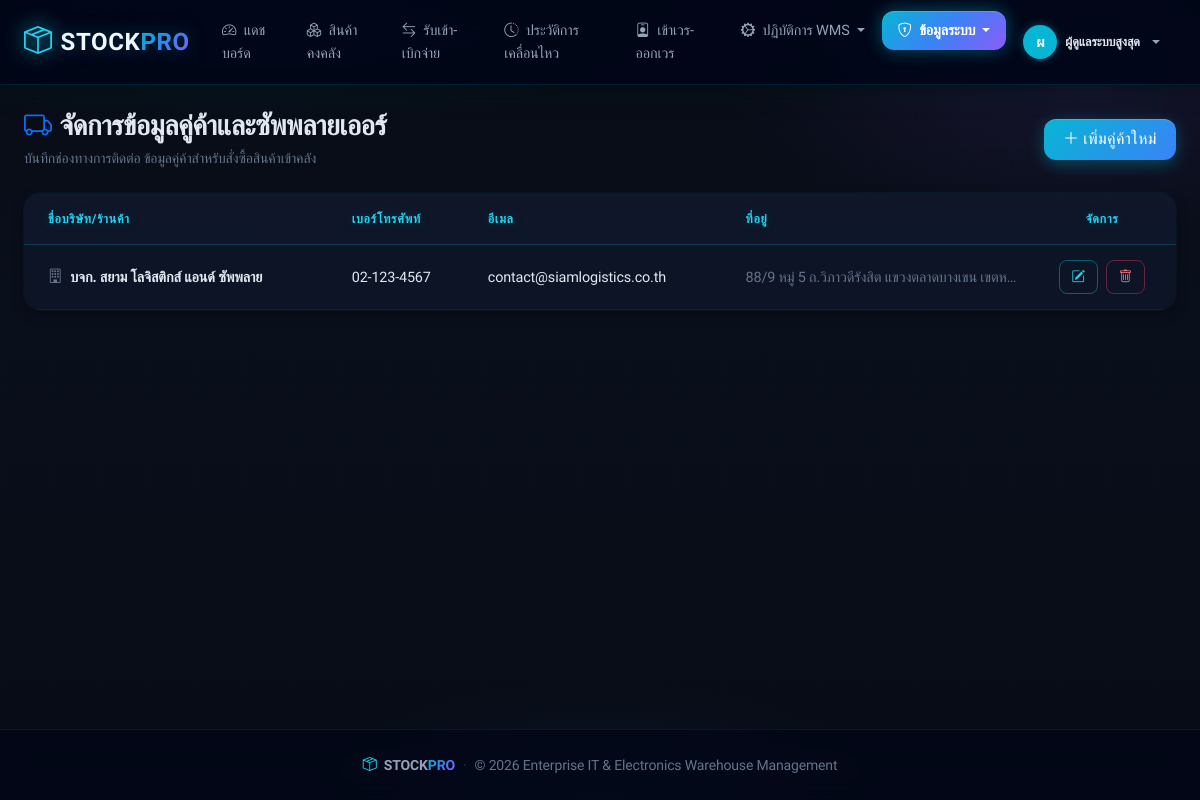
Page /suppliers.php (signed in) on the committed database.
### tables this page shows
CREATE TABLE IF NOT EXISTS `users` (
  `id` INT AUTO_INCREMENT PRIMARY KEY,
  `username` VARCHAR(50) NOT NULL UNIQUE,
  `password` VARCHAR(255) NOT NULL,
  `fullname` VARCHAR(100) NOT NULL,
  `bio` TEXT NULL,
  `phone` VARCHAR(30) NULL,
  `avatar_color` VARCHAR(20) NULL DEFAULT '#06b6d4',
  `avatar_path` VARCHAR(255) NULL,
  `role` ENUM('admin', 'staff') NOT NULL DEFAULT 'staff',
  `created_at` TIMESTAMP DEFAULT CURRENT_TIMESTAMP
);

CREATE TABLE IF NOT EXISTS `suppliers` (
  `id` INT AUTO_INCREMENT PRIMARY KEY,
  `name` VARCHAR(150) NOT NULL,
  `phone` VARCHAR(30) NULL,
  `email` VARCHAR(100) NULL,
  `address` TEXT NULL
);

### suppliers.php (the view, shortened to what this page needs)
<?php
require_once 'db.php';
$suppliers = $pdo->query("SELECT * FROM suppliers ORDER BY id DESC")->fetchAll();
require_once 'header.php';
?>
<div class="container-fluid px-lg-4 py-4">
    <div class="d-flex flex-column flex-md-row justify-content-between align-items-md-center mb-4 gap-3 page-header">
        <div>
            <h3 class="fw-bold mb-1"><i class="bi bi-truck text-primary me-2"></i>จัดการข้อมูลคู่ค้าและซัพพลายเออร์</h3>
            <p class="page-subtitle mb-0">บันทึกช่องทางการติดต่อ ข้อมูลคู่ค้าสำหรับสั่งซื้อสินค้าเข้าคลัง</p>
        </div>
        <button class="btn btn-primary" data-bs-toggle="modal" data-bs-target="#supplierModal" onclick="prepareAddSupplier()">
            <i class="bi bi-plus-lg me-1"></i>เพิ่มคู่ค้าใหม่
        </button>
    </div>
    <div class="card border-0 shadow-sm rounded-4">
        <div class="card-body p-0">
            <div class="table-responsive">
                <table class="table table-hover align-middle mb-0">
                    <thead class="table-light">
                        <tr>
                            <th class="ps-4">ชื่อบริษัท/ร้านค้า</th>
                            <th>เบอร์โทรศัพท์</th>
                            <th>อีเมล</th>
                            <th>ที่อยู่</th>
                            <th class="text-center pe-4" style="width: 140px;">จัดการ</th>
                        </tr>
                    </thead>
                    <tbody>
                        <?php if (empty($suppliers)): ?>
                            <tr><td colspan="5" class="text-center py-4 text-muted">ยังไม่มีข้อมูลคู่ค้า/ซัพพลายเออร์</td></tr>
                        <?php else: ?>
                            <?php foreach ($suppliers as $s): ?>
                                <tr>
                                    <td class="ps-4 fw-bold">
                                        <i class="bi bi-building text-muted me-2"></i><?= htmlspecialchars($s['name']) ?>
                                    </td>
                                    <td><?= htmlspecialchars($s['phone'] ?: '-') ?></td>
                                    <td><?= htmlspecialchars($s['email'] ?: '-') ?></td>
                                    <td class="small text-muted text-truncate" style="max-width: 250px;">
                                        <?= htmlspecialchars($s['address'] ?: '-') ?>
                                    </td>
                                    <td class="text-center pe-4">
                                        <button class="btn btn-outline-primary btn-sm me-1"
                                                data-bs-toggle="modal"
                                                data-bs-target="#supplierModal"
                                                data-id="<?= $s['id'] ?>"
                                                data-name="<?= htmlspecialchars($s['name']) ?>"
                                                data-phone="<?= htmlspecialchars($s['phone'] ?? '') ?>"
                                                data-email="<?= htmlspecialchars($s['email'] ?? '') ?>"
                                                data-address="<?= htmlspecialchars($s['address'] ?? '') ?>"
                                                onclick="prepareEditSupplier(this)"
                                                title="แก้ไข">
                                            <i class="bi bi-pencil-square"></i>
                                        </button>
                                        <a href="suppliers.php?action=delete&id=<?= $s['id'] ?>"
                                           class="btn btn-outline-danger btn-sm"
                                           onclick="return confirm('ยืนยันลบข้อมูลคู่ค้า <?= htmlspecialchars($s['name']) ?> หรือไม่?')"
                                           title="ลบ">
                                            <i class="bi bi-trash"></i>
                                        </a>
                                    </td>
                                </tr>
                            <?php endforeach; ?>
                        <?php endif; ?>
                    </tbody>
                </table>
            </div>
        </div>
    </div>
</div>
<?php require_once 'footer.php'; ?>

### header.php (shortened to what this page needs)
<?php
$current_page = basename($_SERVER['PHP_SELF']);
$is_admin = ($_SESSION['role'] === 'admin');
?>
<!DOCTYPE html>
<html lang="th">
<head>
    <link href="https://cdn.jsdelivr.net/npm/bootstrap@5.3.3/dist/css/bootstrap.min.css" rel="stylesheet">
    <link href="https://cdn.jsdelivr.net/npm/bootstrap-icons@1.11.3/font/bootstrap-icons.min.css" rel="stylesheet">
    <link href="style.css" rel="stylesheet">
</head>
<body class="d-flex flex-column min-vh-100">
<nav class="navbar navbar-expand-xl navbar-dark sticky-top">
    <div class="container-fluid px-lg-4">
        <a class="navbar-brand fw-bold d-flex align-items-center gap-2" href="dashboard.php">
            <i class="bi bi-box-seam fs-3"></i>
            <span class="fs-4">STOCK<span class="text-gradient">PRO</span></span>
        </a>
        <div class="collapse navbar-collapse" id="navbarMain">
            <ul class="navbar-nav me-auto mb-2 mb-xl-0">
                <li class="nav-item">
                    <a class="nav-link <?= ($current_page === 'dashboard.php') ? 'active' : '' ?>" href="dashboard.php">
                        <i class="bi bi-speedometer2 me-1"></i> แดชบอร์ด
                    </a>
                </li>
                <li class="nav-item">
                    <a class="nav-link position-relative <?= in_array($current_page, ['products.php', 'product_form.php']) ? 'active' : '' ?>" href="products.php">
                        <i class="bi bi-boxes me-1"></i> สินค้าคงคลัง
                    </a>
                </li>
                <li class="nav-item">
                    <a class="nav-link <?= ($current_page === 'stock_form.php') ? 'active' : '' ?>" href="stock_form.php">
                        <i class="bi bi-arrow-left-right me-1"></i> รับเข้า-เบิกจ่าย
                    </a>
                </li>
                <li class="nav-item">
                    <a class="nav-link <?= ($current_page === 'stock_logs.php') ? 'active' : '' ?>" href="stock_logs.php">
                        <i class="bi bi-clock-history me-1"></i> ประวัติการเคลื่อนไหว
                    </a>
                </li>
                <li class="nav-item">
                    <a class="nav-link <?= ($current_page === 'shifts.php') ? 'active' : '' ?>" href="shifts.php">
                        <i class="bi bi-person-badge me-1"></i> เข้าเวร-ออกเวร
                    </a>
                </li>
                <li class="nav-item dropdown">
                    <a class="nav-link dropdown-toggle <?= in_array($current_page, ['purchase_orders.php', 'requisitions.php', 'barcodes.php']) ? 'active' : '' ?>" href="#" role="button" data-bs-toggle="dropdown" aria-expanded="false" data-bs-auto-close="true">
                        <i class="bi bi-gear-wide-connected me-1"></i> ปฏิบัติการ WMS
                    </a>
                </li>
                <?php if ($is_admin): ?>
                <li class="nav-item dropdown">
                    <a class="nav-link dropdown-toggle <?= in_array($current_page, ['users.php', 'user_edit.php', 'categories.php', 'suppliers.php']) ? 'active' : '' ?>" href="#" role="button" data-bs-toggle="dropdown" aria-expanded="false" data-bs-auto-close="true">
                        <i class="bi bi-shield-lock me-1"></i> ข้อมูลระบบ
                    </a>
                </li>
                <?php endif; ?>
            </ul>
            <?php
            $_nav_avatar = '#06b6d4';
            $_nav_initial = mb_strtoupper(mb_substr($_SESSION['fullname'] ?? 'U', 0, 1));
            $_nav_photo = null;
            if (isset($pdo) && !empty($_SESSION['user_id'])) {
                try {
                    $av = $pdo->prepare("SELECT avatar_color, avatar_path, fullname FROM users WHERE id = ?");
                    $av->execute([$_SESSION['user_id']]);
                    $avRow = $av->fetch();
                    if ($avRow) {
                        if (!empty($avRow['avatar_color'])) {
                            $_nav_avatar = $avRow['avatar_color'];
                        }
                        if (!empty($avRow['fullname'])) {
                            $_nav_initial = mb_strtoupper(mb_substr($avRow['fullname'], 0, 1));
                        }
                    }
                } catch (Exception $e) {  }
            }
            ?>
            <ul class="navbar-nav align-items-center">
                <li class="nav-item dropdown">
                    <a class="nav-link dropdown-toggle d-flex align-items-center gap-2" href="#" role="button" data-bs-toggle="dropdown" aria-expanded="false">
                        <?php if ($_nav_photo): ?>
                            <img src="<?= htmlspecialchars($_nav_photo) ?>" alt=""
                                 class="rounded-circle"
                                 style="width:34px;height:34px;object-fit:cover;box-shadow:0 0 10px <?= htmlspecialchars($_nav_avatar) ?>66;border:2px solid <?= htmlspecialchars($_nav_avatar) ?>;">
                        <?php else: ?>
                            <div class="text-white rounded-circle d-flex align-items-center justify-content-center fw-bold"
                                 style="width:34px;height:34px;font-size:0.9rem;background:<?= htmlspecialchars($_nav_avatar) ?>;box-shadow:0 0 10px <?= htmlspecialchars($_nav_avatar) ?>66;">
                                <?= htmlspecialchars($_nav_initial) ?>
                            </div>
                        <?php endif; ?>
                        <span class="small fw-semibold"><?= htmlspecialchars($_SESSION['fullname']) ?></span>
                    </a>
                </li>
            </ul>
        </div>
    </div>
</nav>
<main class="flex-grow-1">

### rows in the picture
users: fullname "ผ"
suppliers: name "บจก. สยาม โลจิสติกส์ แอนด์ ซัพพลาย", phone "02-123-4567", email "contact@siamlogistics.co.th", address "88/9 หมู่ 5 ถ.วิภาวดีรังสิต แขวงตลาดบางเขน เขตห…"

### other values in the picture
$_SESSION['fullname'] "ผู้ดูแลระบบสูงสุด"
